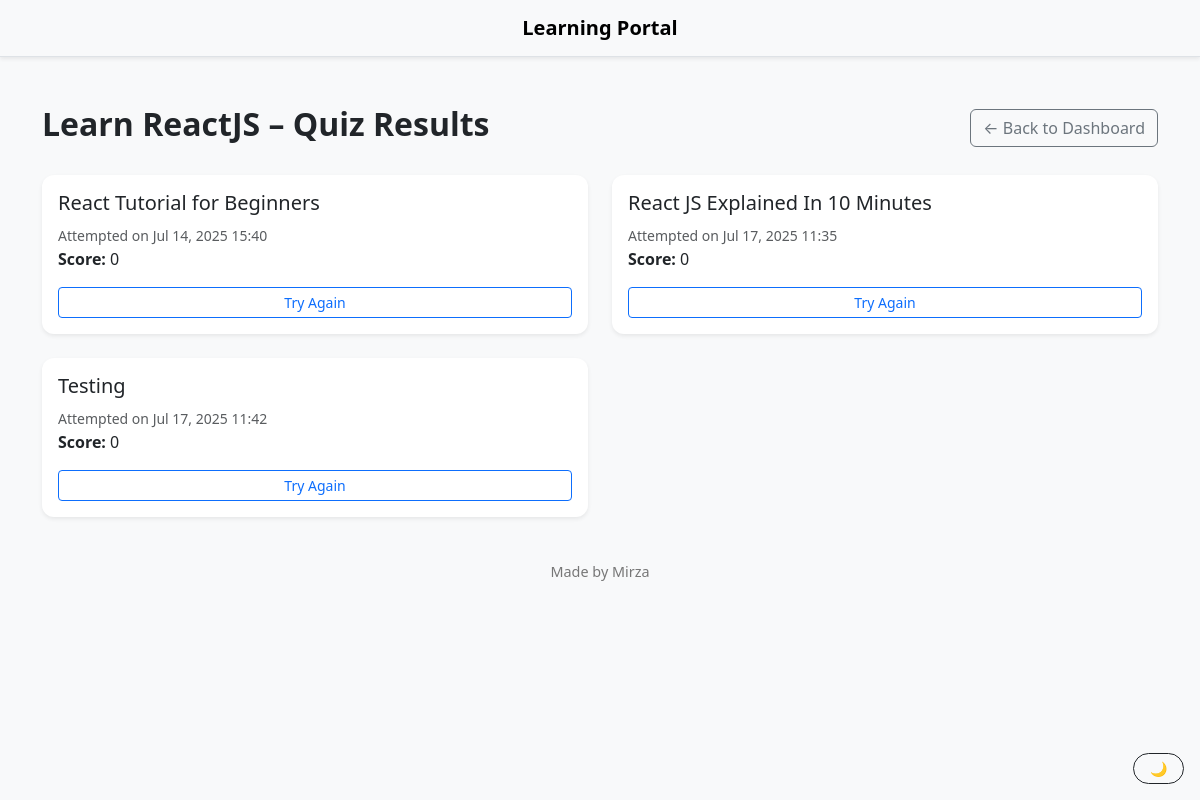
The app's page /quiz-results/2/ (signed in), older data.
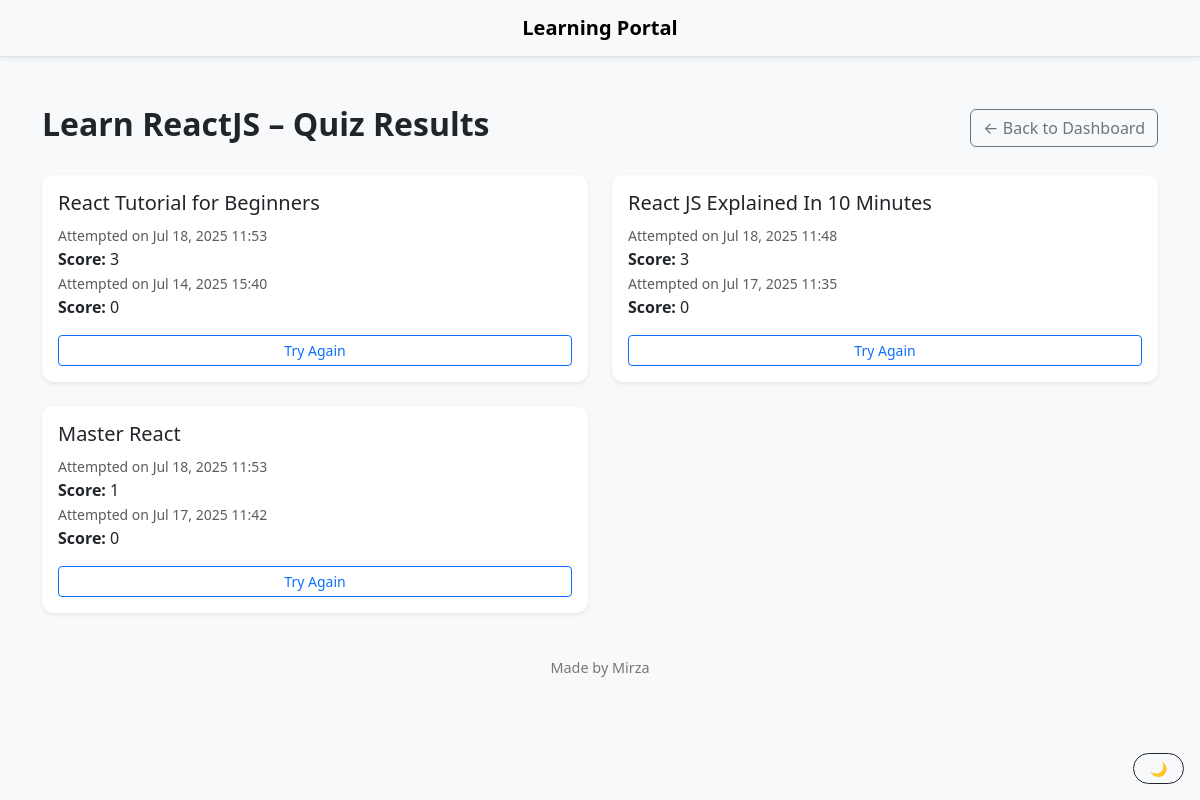
The same page, newer data.
### main/models.py (models this page shows, shortened)
class Product(models.Model):
    title = models.CharField(max_length=100)
    description = models.TextField()

class Video(models.Model):
    product = models.ForeignKey(Product, on_delete=models.CASCADE, related_name='videos')
    title = models.CharField(max_length=100)
    youtube_url = models.URLField()
    order = models.PositiveIntegerField(default=0)

class QuizSubmission(models.Model):
    user = models.ForeignKey(User, on_delete=models.CASCADE)
    video = models.ForeignKey('Video', on_delete=models.CASCADE)
    score = models.IntegerField()
    submitted_at = models.DateTimeField(auto_now_add=True)

### main/views.py (the view)
# urls.py: path('quiz-results/<int:product_id>/', views.quiz_results_view, name='quiz_results'),
@login_required
def quiz_results_view(request, product_id):
    product = get_object_or_404(Product, id=product_id)
    videos = product.videos.all()
    video_results = {}
    for video in videos:
        submissions = QuizSubmission.objects.filter(user=request.user, video=video).order_by('-submitted_at')
        video_results[video] = submissions  # <-- Store all submissions per video
    return render(request, 'quiz_results.html', {
        'product': product,
        'results': video_results
    })

### main/templates/quiz_results.html (shortened to what this page needs)
{% extends "base.html" %}
{% block content %}
<div class="d-flex justify-content-between align-items-center mb-4">
    <h2 class="fw-bold">{{ product.title }} – Quiz Results</h2>
    <a href="{% url 'dashboard' %}" class="btn btn-outline-secondary">← Back to Dashboard</a>
</div>
{% if results %}
<div class="row">
    {% for video, submissions in results.items %}
    <div class="col-md-6 mb-4">
        <div class="card shadow-sm border-0 h-100">
            <div class="card-body d-flex flex-column">
                <h5 class="card-title">{{ video.title }}</h5>
                {% if submissions %}
                <ul class="list-unstyled mb-3">
                    {% for s in submissions %}
                    <li>
                        <small class="text-muted">Attempted on {{ s.submitted_at|date:"M d, Y H:i" }}</small><br>
                        <strong>Score:</strong> {{ s.score }}
                    </li>
                    {% endfor %}
                </ul>
                <a href="{% url 'quiz' video.id %}" class="btn btn-outline-primary mt-auto btn-sm">Try Again</a>
                {% else %}
                <p class="text-warning">No attempts yet.</p>
                <a href="{% url 'quiz' video.id %}" class="btn btn-primary mt-auto btn-sm">Take Quiz</a>
                {% endif %}
            </div>
        </div>
    </div>
    {% endfor %}
</div>
{% else %}
<div class="alert alert-info">No videos or quiz submissions found for this product.</div>
{% endif %}
{% endblock %}

### main/templates/base.html (shortened to what this page needs)
<!DOCTYPE html>
<html lang="en" data-bs-theme="light">
<head>
    <link href="https://cdn.jsdelivr.net/npm/bootstrap@5.3.2/dist/css/bootstrap.min.css" rel="stylesheet">
</head>
<body class="bg-light text-dark">
    <nav class="navbar navbar-expand-lg bg-light border-bottom shadow-sm justify-content-center">
        <div class="container">
            <span class="navbar-brand mx-auto fw-bold">Learning Portal</span>
        </div>
    </nav>
    <div class="theme-toggle">
        <button id="toggle-theme" class="btn btn-sm btn-outline-dark rounded-pill px-3">
            🌙
        </button>
    </div>
    <div class="container mt-5">
        {% block content %}{% endblock %}
    </div>
</body>
</html>
<footer>
    <div class="container">
        Made by Mirza
    </div>
</footer>

### main/templates/base.html (style rules this page uses)
html, body { height: 100%; }
body { display: flex; flex-direction: column; }
.card { box-shadow: 0 0.5rem 1rem rgba(0, 0, 0, 0.05); border: 1px solid rgba(0, 0, 0, 0.1); border-radius: 0.75rem; }
.theme-toggle { position: fixed; bottom: 1rem; right: 1rem; z-index: 1050; }
footer { padding: 20px 0; text-align: center; font-size: 0.9rem; background-color: #f8f9fa; color: #777; }

Row changes from the older to the newer data that the page shows:
added QuizSubmission: submitted_at "Jul 18, 2025 11:53", score "3", shown under Video "React Tutorial for Beginners"
added QuizSubmission: submitted_at "Jul 18, 2025 11:48", score "3", shown under Video "React JS Explained In 10 Minutes"
changed Video: title "Testing" → "Master React"
added QuizSubmission: submitted_at "Jul 18, 2025 11:53", score "1", shown under Video "Master React"
